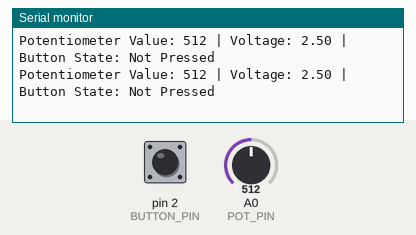
A sketch run on a simulated Arduino Uno, built with avr-gcc and run on an emulated ATmega328P. Shown: the last lines printed to the serial monitor. The test bench sets the inputs (shaded band); at power-on: A0 (POT_PIN) = 512, pin 2 (BUTTON_PIN) HIGH.

Above: at 2.9 s.
3.0 s: A0 (POT_PIN) set to 104
At 3.24 s:
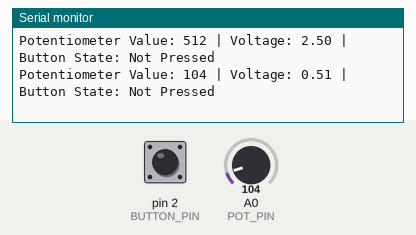
6.0 s: A0 (POT_PIN) set to 89
At 6.11 s:
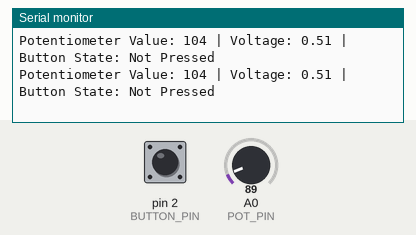
Timing chart, 0 to 9.0 s (numbered marks = the images above; inputs shaded):
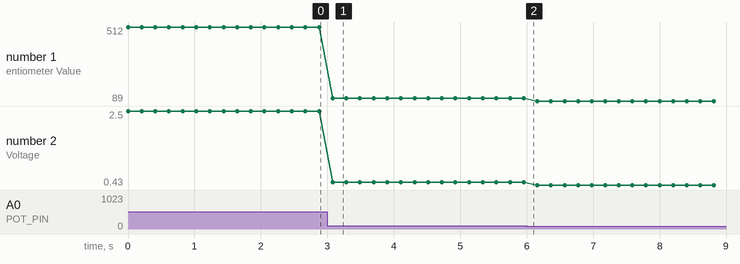

The sketch:

L4F3.ino
```cpp
#define POT_PIN A0          // Pin connected to the potentiometer
#define BUTTON_PIN 2        // Pin connected to the button

void setup() {
  Serial.begin(9600);                // Initialize serial communication
  pinMode(BUTTON_PIN, INPUT_PULLUP); // Set button pin as input with internal pull-up
}

void loop() {
  // Read the potentiometer value
  int potValue = analogRead(POT_PIN);
  float voltage = potValue * (5.0 / 1023.0); // Convert to voltage

  // Read the button state
  bool buttonState = digitalRead(BUTTON_PIN); // HIGH if not pressed, LOW if pressed

  // Print the potentiometer readings and button state to the serial monitor
  Serial.print("Potentiometer Value: ");
  Serial.print(potValue);
  Serial.print(" | Voltage: ");
  Serial.print(voltage);
  Serial.print(" | Button State: ");
  Serial.println(buttonState == LOW ? "Pressed" : "Not Pressed");

  delay(200); // Short delay to smooth readings
}
```

Measured:
- after the input at 3.0 s, the serial monitor: prints a new line after 0.08 s (image 1)
- plotted number 1: 512 → 104 after the input at 3.0 s, 104 → 89 after the input at 6.0 s
- plotted number 2: 2.5 → 0.51 after the input at 3.0 s, 0.51 → 0.43 after the input at 6.0 s
